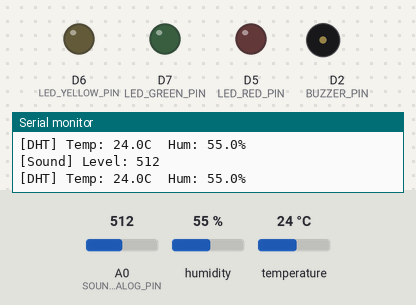
Simulated run of this sketch. Board: ESP8266 (NodeMCU). On the bench: output pins drawn as LEDs (lit = HIGH), buzzer (waves = sounding, pin HIGH), the last lines printed to the serial monitor. The inputs (shaded band) are chosen by the test bench; at power-on: A0 (SOUND_ANALOG_PIN) = 512, humidity 55 %, temperature 24 °C. WiFi joins after 1.5 s; servers stay silent unless stated; uploads are accepted with an empty reply.

Above: at 6.1 s.
At 10.58 s:
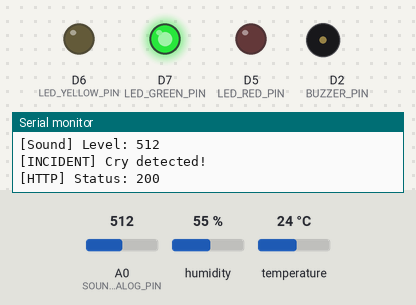
At 12.1 s:
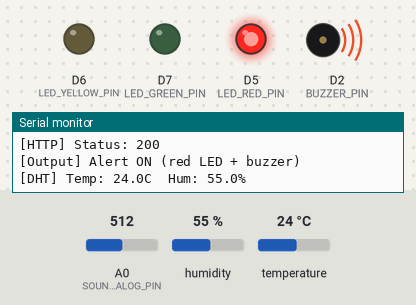
Timing chart, 0 to 15.3 s (numbered marks = the images above):
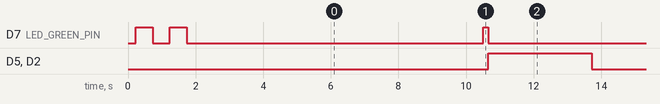

Measured:
- by itself, D7 (LED_GREEN_PIN): goes LOW 0.50 s, HIGH 0.50 s, LOW 8.8 s, 11 × (HIGH 0.15 s, LOW 10.3 s), HIGH 0.15 s, then LOW
- by itself, D5 (LED_RED_PIN), D2 (BUZZER_PIN): alternates HIGH for 3.0 s and LOW for 7.4 s
- by itself, everything shown: repeats every 10.5 s, in 3 steps

The sketch:

baby_cradle_v4.ino
```cpp
/**
 * IoT Baby Cradle — ESP8266 NodeMCU
 * Cry detection (sound sensor) + DHT11 monitoring + Laravel API
 *
 * v4 — SAFE PINS + DHT READ-INTERVAL FIX
 *  - Moved all digital I/O off boot-strapping pins (D0, D3, D4, D8)
 *  - DHT11 now reads on its own 2.5s interval, decoupled from the
 *    500ms main loop delay (fixes NaN read failures)
 *  - Still incident-only posting: nothing sent to the server unless
 *    a cry is detected or a DHT threshold is exceeded
 */

#include <ESP8266WiFi.h>
#include <ESP8266HTTPClient.h>
#include <ArduinoJson.h>
#include <DHT.h>

// ─── WiFi credentials ───────────────────────────────
const char* WIFI_SSID     = "Bora";
const char* WIFI_PASSWORD = "valentine";

// ─── Server settings ────────────────────────────────
const char* SERVER_HOST   = "http://172.20.10.4:8000";
const char* API_ENDPOINT  = "/api/device-activities";
const char* DEVICE_TOKEN  = "dd332414-fed9-46c7-9cf4-f5a5c9c1ef17";

// ─── Pin definitions (all boot-safe — no D0/D3/D4/D8) ──
#define SOUND_ANALOG_PIN  A0
#define DHT_PIN           D1   // GPIO5
#define DHT_TYPE          DHT11
#define BUZZER_PIN        D2   // GPIO4
#define LED_RED_PIN       D5   // GPIO14
#define LED_YELLOW_PIN    D6   // GPIO12
#define LED_GREEN_PIN     D7   // GPIO13

// ─── Thresholds ─────────────────────────────────────
const int   CRY_THRESHOLD = 400;
const float TEMP_HIGH     = 35.0;
const float TEMP_LOW      = 16.0;
const float HUMID_HIGH    = 80.0;
const float HUMID_LOW     = 30.0;

// ─── Timing constants (ms) ──────────────────────────
const unsigned long CRY_COOLDOWN       = 10000;
const unsigned long DHT_COOLDOWN       = 15000;
const unsigned long DHT_READ_INTERVAL  = 2500;  // DHT11 needs >=1-2s between reads
const unsigned long ALERT_DURATION     = 3000;  // cry alert (red)
const unsigned long WARNING_DURATION   = 500;   // DHT warning (yellow)
const unsigned long SOUND_LOG_INTERVAL = 2000;

// ─── Globals ────────────────────────────────────────
DHT dht(DHT_PIN, DHT_TYPE);

unsigned long lastCryAlert = 0;
unsigned long lastDhtAlert = 0;
unsigned long lastSoundLog = 0;
unsigned long lastDhtRead  = 0;

// Cache the most recent DHT reading so it's available between read intervals
float lastTemp = NAN;
float lastHum  = NAN;

bool greenLedState = false;

enum IndicatorType { IND_NONE, IND_CRY, IND_DHT };
IndicatorType indicatorType   = IND_NONE;
unsigned long indicatorEndsAt = 0;

// ─── Helpers ────────────────────────────────────────
void stopOutputs() {
  digitalWrite(BUZZER_PIN, LOW);
  digitalWrite(LED_RED_PIN, LOW);
  digitalWrite(LED_YELLOW_PIN, LOW);
  indicatorType = IND_NONE;
  Serial.println(F("[Alert] Cleared."));
}

void blinkGreen() {
  greenLedState = true;
  digitalWrite(LED_GREEN_PIN, HIGH);
  delay(150);
  greenLedState = false;
  digitalWrite(LED_GREEN_PIN, LOW);
}

void startIndicator(IndicatorType type, unsigned long durationMs) {
  if (indicatorType == IND_CRY && type == IND_DHT) return; // cry wins

  indicatorType   = type;
  indicatorEndsAt = millis() + durationMs;

  digitalWrite(LED_RED_PIN,    type == IND_CRY ? HIGH : LOW);
  digitalWrite(LED_YELLOW_PIN, type == IND_DHT ? HIGH : LOW);
  digitalWrite(BUZZER_PIN, HIGH);

  if (type == IND_CRY) {
    Serial.println(F("[Output] Alert ON (red LED + buzzer)"));
  } else {
    Serial.println(F("[Output] Warning ON (yellow LED + buzzer)"));
  }
}

void updateIndicator(unsigned long now) {
  if (indicatorType != IND_NONE && now >= indicatorEndsAt) {
    stopOutputs();
  }
}

// Reads DHT only if DHT_READ_INTERVAL has elapsed; updates lastTemp/lastHum.
// Returns true if a fresh, valid reading was taken this call.
bool maybeReadDHT(unsigned long now, float& temp, float& hum) {
  if (now - lastDhtRead < DHT_READ_INTERVAL) return false;
  lastDhtRead = now;

  float t = dht.readTemperature();
  float h = dht.readHumidity();

  if (isnan(t) || isnan(h)) {
    Serial.println(F("[DHT] Read failed (NaN) — check wiring/pin/power."));
    return false;
  }

  lastTemp = t;
  lastHum  = h;
  temp = t;
  hum  = h;
  return true;
}

bool postActivity(const char* eventType, const String& payload) {
  if (WiFi.status() != WL_CONNECTED) {
    Serial.println(F("[HTTP] Skipped — WiFi not connected"));
    return false;
  }

  WiFiClient client;
  HTTPClient http;
  String url = String(SERVER_HOST) + String(API_ENDPOINT);

  if (!http.begin(client, url)) {
    Serial.println(F("[HTTP] begin() failed"));
    return false;
  }

  http.addHeader("Content-Type", "application/json");
  http.addHeader("Accept", "application/json");

  StaticJsonDocument<512> doc;
  doc["device_token"] = DEVICE_TOKEN;
  doc["event_type"]   = eventType;
  doc["payload"]      = payload;

  String body;
  serializeJson(doc, body);

  int httpCode = http.POST(body);

  if (httpCode > 0) {
    Serial.printf("[HTTP] Status: %d\n", httpCode);
    Serial.println(http.getString());
  } else {
    Serial.printf("[HTTP] Failed: %d (%s)\n", httpCode, http.errorToString(httpCode).c_str());
  }

  http.end();
  return (httpCode >= 200 && httpCode < 300);
}

String buildDhtPayload(float temp, float hum, bool tempAlert, bool humidAlert) {
  StaticJsonDocument<128> doc;
  doc["temperature"] = temp;
  doc["humidity"]    = hum;
  doc["temp_alert"]  = tempAlert;
  doc["humid_alert"] = humidAlert;
  String payload;
  serializeJson(doc, payload);
  return payload;
}

void connectWiFi() {
  Serial.print(F("[WiFi] Connecting to "));
  Serial.println(WIFI_SSID);

  WiFi.mode(WIFI_STA);
  WiFi.begin(WIFI_SSID, WIFI_PASSWORD);
  unsigned long start = millis();
  while (WiFi.status() != WL_CONNECTED && millis() - start < 20000) {
    greenLedState = !greenLedState;
    digitalWrite(LED_GREEN_PIN, greenLedState);
    delay(500);
  }
  digitalWrite(LED_GREEN_PIN, LOW);

  if (WiFi.status() == WL_CONNECTED) {
    Serial.print(F("[WiFi] Connected. IP: "));
    Serial.println(WiFi.localIP());
  } else {
    Serial.println(F("[WiFi] Connection failed / timed out."));
  }
}

// ─── Setup ──────────────────────────────────────────
void setup() {
  Serial.begin(9600);
  delay(200);
  Serial.println();
  Serial.println(F(">>> RUNNING VERSION 4 -- SAFE PINS + DHT FIX <<<"));

  pinMode(BUZZER_PIN, OUTPUT);
  pinMode(LED_RED_PIN, OUTPUT);
  pinMode(LED_YELLOW_PIN, OUTPUT);
  pinMode(LED_GREEN_PIN, OUTPUT);

  stopOutputs();
  dht.begin();
  connectWiFi();
  Serial.println(F("[IoTBabyCradle] Ready."));
}

// ─── Main Loop ──────────────────────────────────────
void loop() {
  unsigned long now = millis();
  updateIndicator(now);

  // ── Sound sensor — cry detection ──
  int soundLevel = analogRead(SOUND_ANALOG_PIN);

  if (now - lastSoundLog >= SOUND_LOG_INTERVAL) {
    lastSoundLog = now;
    Serial.printf("[Sound] Level: %d\n", soundLevel);
  }

  if (soundLevel >= CRY_THRESHOLD && (now - lastCryAlert >= CRY_COOLDOWN)) {
    lastCryAlert = now;
    Serial.println(F("[INCIDENT] Cry detected!"));

    StaticJsonDocument<64> doc;
    doc["sound_level"] = soundLevel;
    String payload;
    serializeJson(doc, payload);
    if (postActivity("cry_detected", payload)) blinkGreen();
    startIndicator(IND_CRY, ALERT_DURATION);
  }

  // ── DHT11 sensor — temperature & humidity (rate-limited internally) ──
  float temperature, humidity;
  if (maybeReadDHT(now, temperature, humidity)) {
    bool tempAlert   = (temperature > TEMP_HIGH || temperature < TEMP_LOW);
    bool humidAlert  = (humidity > HUMID_HIGH || humidity < HUMID_LOW);
    bool dhtIncident = tempAlert || humidAlert;

    Serial.printf("[DHT] Temp: %.1fC  Hum: %.1f%%\n", temperature, humidity);

    if (dhtIncident && (now - lastDhtAlert >= DHT_COOLDOWN)) {
      lastDhtAlert = now;
      Serial.println(F("[INCIDENT] DHT threshold exceeded!"));
      String payload = buildDhtPayload(temperature, humidity, tempAlert, humidAlert);
      if (postActivity("dht", payload)) blinkGreen();
      startIndicator(IND_DHT, WARNING_DURATION);
    }
  }

  if (WiFi.status() != WL_CONNECTED) connectWiFi();
  delay(500);
}
```
